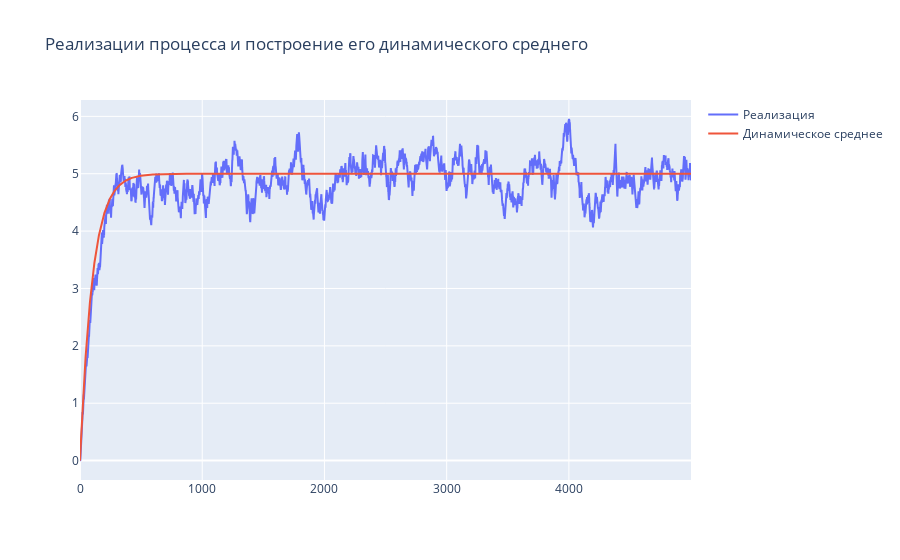

Source (notebook cell):
### Code cell
fig = go.Figure(data=[
    go.Scatter(y=traj, name="Реализация"), 
    go.Scatter(y=traj_mean, name="Динамическое среднее")
])
fig.update_layout(title="Реализации процесса и построение его динамического среднего")
fig.show()

### Figure 1 — Plotly figure (JSON) as saved in the notebook; plotly's stock layout.template omitted (floating-point values rounded to 4 significant figures; data arrays with more than 128 entries replaced by an {"elided": "..."} marker saying what was removed)
{"data": [{"name": "Реализация", "type": "scatter", "y": {"elided": "5000 float values"}}, {"name": "Динамическое среднее", "type": "scatter", "y": {"elided": "5000 float values"}}], "layout": {"autosize": true, "title": {"text": "Реализации процесса и построение его динамического среднего"}, "xaxis": {"autorange": true, "range": [0, 4999]}, "yaxis": {"autorange": true, "range": [-0.3382, 6.285], "type": "linear"}}}
